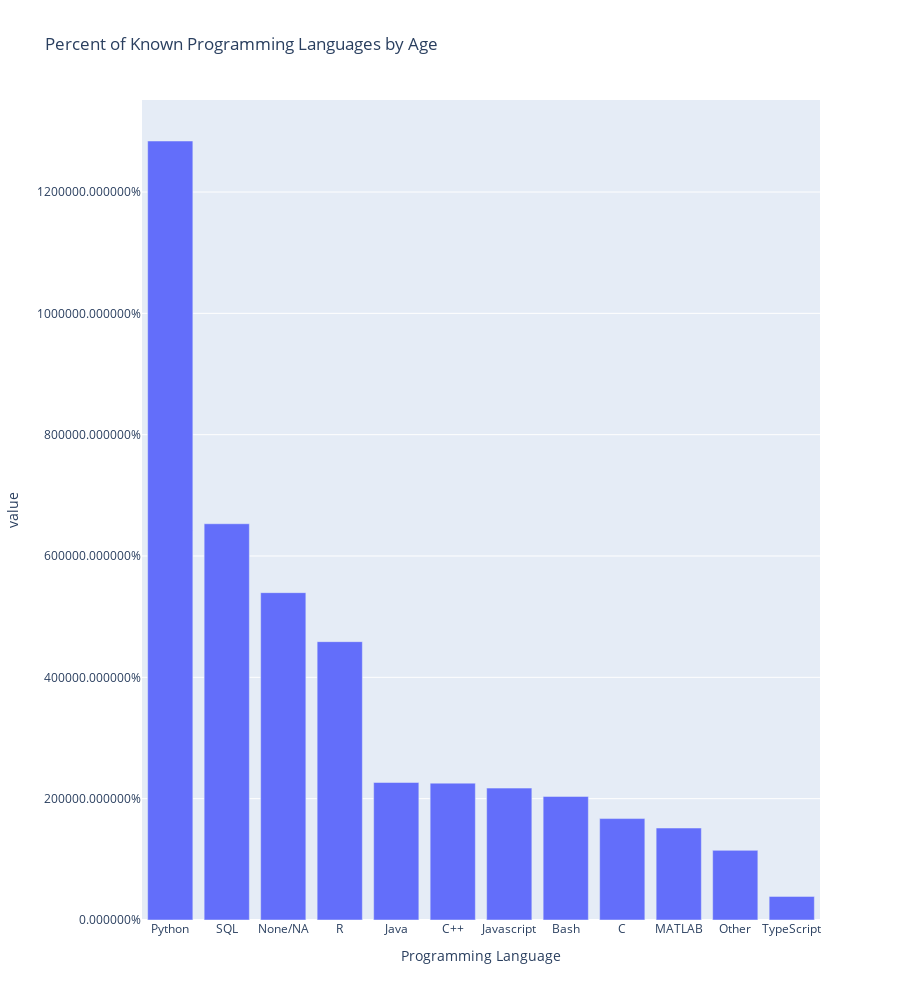

Here is the notebook cell this chart was saved with:
### Markdown cell above
### ZADANIE 4:
Stwórz wykres z podwykresami, który będzie pokazywał Known Programming Language per Job

### Code cell
## Stwórzy wykres danych!
programming_languages = languages_job_title_grouped.columns.tolist()


fig.show()

### Figure 1 — Plotly figure (JSON) as saved in the notebook; plotly's stock layout.template omitted (floating-point values rounded to 4 significant figures)
{"data": [{"alignmentgroup": "True", "hovertemplate": "variable=0<br>Programming Language=%{x}<br>value=%{y}<extra></extra>", "legendgroup": "0", "marker": {"color": "#636efa", "pattern": {"shape": ""}}, "name": "0", "offsetgroup": "0", "orientation": "v", "showlegend": true, "textposition": "auto", "type": "bar", "x": ["Bash", "C", "C++", "Java", "Javascript", "MATLAB", "None/NA", "Other", "Python", "R", "SQL", "TypeScript"], "xaxis": "x", "y": [2037, 1672, 2256, 2267, 2174, 1516, 5396, 1148, 12841, 4588, 6532, 389], "yaxis": "y"}], "layout": {"barmode": "relative", "height": 1000, "legend": {"title": {"text": "variable"}, "tracegroupgap": 0}, "showlegend": false, "title": {"text": "Percent of Known Programming Languages by Age"}, "xaxis": {"anchor": "y", "categoryorder": "total descending", "domain": [0, 1], "title": {"text": "Programming Language"}}, "yaxis": {"anchor": "x", "domain": [0, 1], "tickformat": "%", "title": {"text": "value"}}}}
